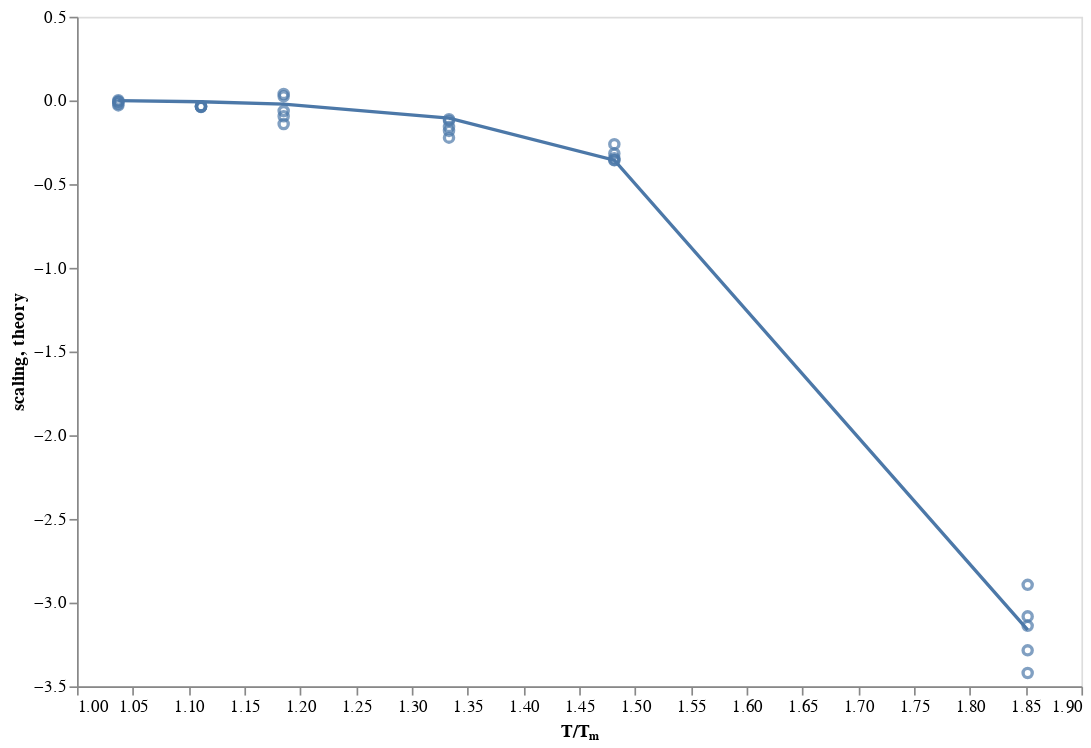

The code cell stored with this chart in its notebook:
### Code cell
c = alt.Chart(df_fit).encode(
    x=alt.X('temp_norm', title='T/Tₘ', scale=alt.Scale(zero=False)),
)

c.mark_point().encode(y="scaling") + c.mark_line().encode(y="theory")

### Figure 1 — Vega-Lite specification as saved in the notebook (floating-point values rounded to 4 significant figures)
{"$schema": "https://vega.github.io/schema/vega-lite/v2.6.0.json", "config": {"axis": {"grid": false}, "view": {"height": 400, "width": 600}}, "datasets": {"data-ea377ee87a9731a486f6abb3b99dded9": [{"scaling": -0.00667, "temp_norm": 1.037, "theory": -0.00148}, {"scaling": -0.007894, "temp_norm": 1.037, "theory": -0.00148}, {"scaling": -0.0214, "temp_norm": 1.037, "theory": -0.00148}, {"scaling": 0.0009369, "temp_norm": 1.037, "theory": -0.00148}, {"scaling": -0.02956, "temp_norm": 1.037, "theory": -0.00148}, {"scaling": -0.03536, "temp_norm": 1.111, "theory": -0.007632}, {"scaling": -0.03487, "temp_norm": 1.111, "theory": -0.007632}, {"scaling": -0.0374, "temp_norm": 1.111, "theory": -0.007632}, {"scaling": -0.03911, "temp_norm": 1.111, "theory": -0.007632}, {"scaling": -0.03575, "temp_norm": 1.111, "theory": -0.007632}, {"scaling": -0.0944, "temp_norm": 1.185, "theory": -0.02171}, {"scaling": -0.1408, "temp_norm": 1.185, "theory": -0.02171}, {"scaling": 0.03875, "temp_norm": 1.185, "theory": -0.02171}, {"scaling": -0.06331, "temp_norm": 1.185, "theory": -0.02171}, {"scaling": 0.02432, "temp_norm": 1.185, "theory": -0.02171}, {"scaling": -0.2225, "temp_norm": 1.333, "theory": -0.1052}, {"scaling": -0.1213, "temp_norm": 1.333, "theory": -0.1052}, {"scaling": -0.158, "temp_norm": 1.333, "theory": -0.1052}, {"scaling": -0.1818, "temp_norm": 1.333, "theory": -0.1052}, {"scaling": -0.1125, "temp_norm": 1.333, "theory": -0.1052}, {"scaling": -0.3447, "temp_norm": 1.481, "theory": -0.3569}, {"scaling": -0.3172, "temp_norm": 1.481, "theory": -0.3569}, {"scaling": -0.3573, "temp_norm": 1.481, "theory": -0.3569}, {"scaling": -0.2613, "temp_norm": 1.481, "theory": -0.3569}, {"scaling": -0.3562, "temp_norm": 1.481, "theory": -0.3569}, {"scaling": -3.138, "temp_norm": 1.852, "theory": -3.163}, {"scaling": -2.894, "temp_norm": 1.852, "theory": -3.163}, {"scaling": -3.285, "temp_norm": 1.852, "theory": -3.163}, {"scaling": -3.42, "temp_norm": 1.852, "theory": -3.163}, {"scaling": -3.082, "temp_norm": 1.852, "theory": -3.163}]}, "layer": [{"data": {"name": "data-ea377ee87a9731a486f6abb3b99dded9"}, "encoding": {"x": {"field": "temp_norm", "scale": {"zero": false}, "title": "T/Tₘ", "type": "quantitative"}, "y": {"field": "scaling", "type": "quantitative"}}, "mark": "point"}, {"data": {"name": "data-ea377ee87a9731a486f6abb3b99dded9"}, "encoding": {"x": {"field": "temp_norm", "scale": {"zero": false}, "title": "T/Tₘ", "type": "quantitative"}, "y": {"field": "theory", "type": "quantitative"}}, "mark": "line"}]}
